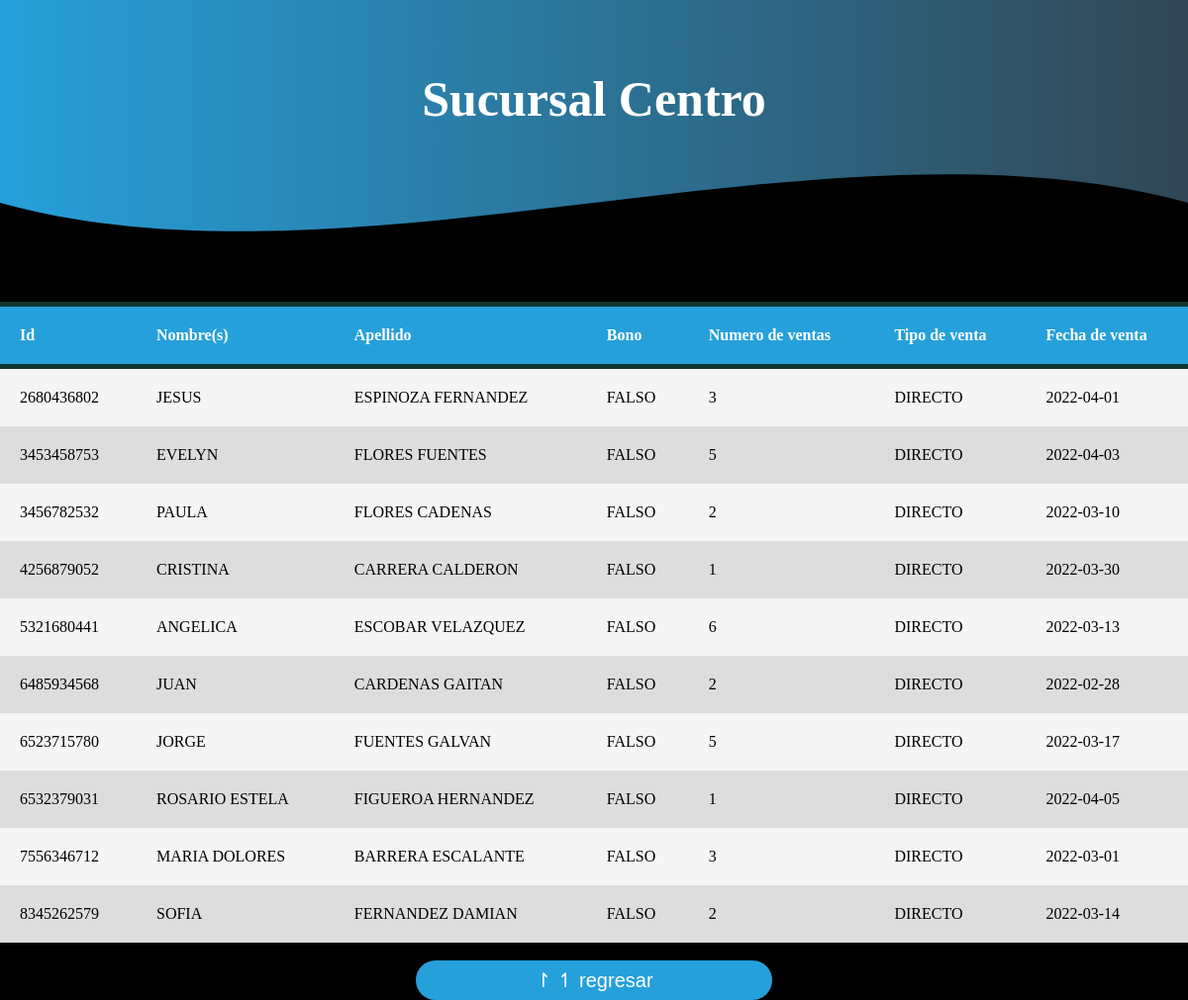
/back.end/centro.php, run on the app's committed database.
### tables this page shows
CREATE TABLE `suc_c` (
  `idTrabajador` bigint(10) NOT NULL,
  `Nombres` varchar(45) DEFAULT NULL,
  `Apellido` varchar(45) DEFAULT NULL,
  `bono` varchar(12) DEFAULT NULL,
  `N_venta` int(5) DEFAULT NULL,
  `T_Venta` varchar(20) DEFAULT NULL,
  `F_Venta` date DEFAULT NULL
);

### back.end/centro.php (the view, shortened to what this page needs)
<?php
    $conectar = new mysqli("localhost","root","","automotriz");
 ?>
<!DOCTYPE html>
<html>
<head>
	<link rel="stylesheet" href="centro.css" type="text/css">
</head>
<header>
    <section class="textos-header">
        <h1>Sucursal Centro</h1>
    </section>
    <div class="wave" style="height: 150px; overflow: hidden;" ><svg viewBox="0 0 500 150" preserveAspectRatio="none" style="height: 100%; width: 100%;"><path d="M0.00,49.98 C149.99,150.00 349.20,-49.98 500.00,49.98 L500.00,150.00 L0.00,150.00 Z" style="stroke: none; fill: #000000;"></path></svg></div>
</header>
<body>
	<div id= "main-container">
		<table>
			<thead>
				<tr>
                    <th>Id</th>
					<th>Nombre(s)</th>
                    <th>Apellido</th>
					<th>Bono</th>
					<th>Numero de ventas</th>
                    <th>Tipo de venta</th>
                    <th>Fecha de venta</th>
				</tr>
			</thead>
            <?php
                $query="SELECT * FROM suc_c";
                $resultado = $conectar->query($query);
                while($row= $resultado -> fetch_assoc()){
            ?>
                <tr>
                    <td><?php echo $row ['idTrabajador'];?></td>
                    <td><?php echo $row ['Nombres'];?></td>
                    <td><?php echo $row ['Apellido'];?></td>
                    <td><?php echo $row ['bono'];?></td>
                    <td><?php echo $row ['N_venta'];?></td>
                    <td><?php echo $row ['T_Venta'];?></td>
                    <td><?php echo $row ['F_Venta'];?></td>
                </tr>
            <?php
                }
            ?>
		</table><br>
        <center><a href="consulta.php"><input class="button"  type="reset" value="↾ ↿ regresar"></a></center>
	</div>
</body>
</html>

### back.end/centro.css (style rules this page uses)
* { margin: 0; padding: 0; box-sizing: border-box; }
body { background-color: #000000; }
table { background-color: whitesmoke; text-align: left; border-collapse: collapse; width: 100%; }
td, th { padding: 20px; }
thead { background-color: #26a0da; color: white; border-bottom: solid 5px #0f362d; }
tr:nth-child(even) { background-color: #ddd; }
header { background-color: gray; color: white; border-bottom: solid 5px #0f362d; }
header { width: 100%; height: 310px; background: #000000; background: -webkit-linear-gradient( to right, #000000, #434343 ); background: linear-gradient( to right, #26a0da, #314755 ); background-size: cover; background-attachment: fixed; position: relative; }
header .textos-header { display: flex; height: 200px; width: 100%; align-items: center; justify-content: center; text-align: center; }
.textos-header h1 { font-size: 50px; color: rgb(255, 255, 255); }
.wave { position: absolute; bottom: 0; width: 100%; }
.button { border: none; outline: none; height: 40px; width: 30%; background: #26a0da; color: rgb(255, 255, 255); font-size: 20px; border-radius: 20px; }

### data on the page
suc_c: idTrabajador "2680436802", Nombres "JESUS", Apellido "ESPINOZA FERNANDEZ", bono "FALSO", N_venta "3", T_Venta "DIRECTO", F_Venta "2022-04-01"
suc_c: idTrabajador "3453458753", Nombres "EVELYN", Apellido "FLORES FUENTES", bono "FALSO", N_venta "5", T_Venta "DIRECTO", F_Venta "2022-04-03"
suc_c: idTrabajador "3456782532", Nombres "PAULA", Apellido "FLORES CADENAS", bono "FALSO", N_venta "2", T_Venta "DIRECTO", F_Venta "2022-03-10"
suc_c: idTrabajador "4256879052", Nombres "CRISTINA", Apellido "CARRERA CALDERON", bono "FALSO", N_venta "1", T_Venta "DIRECTO", F_Venta "2022-03-30"
suc_c: idTrabajador "5321680441", Nombres "ANGELICA", Apellido "ESCOBAR VELAZQUEZ", bono "FALSO", N_venta "6", T_Venta "DIRECTO", F_Venta "2022-03-13"
suc_c: idTrabajador "6485934568", Nombres "JUAN", Apellido "CARDENAS GAITAN", bono "FALSO", N_venta "2", T_Venta "DIRECTO", F_Venta "2022-02-28"
suc_c: idTrabajador "6523715780", Nombres "JORGE", Apellido "FUENTES GALVAN", bono "FALSO", N_venta "5", T_Venta "DIRECTO", F_Venta "2022-03-17"
suc_c: idTrabajador "6532379031", Nombres "ROSARIO ESTELA", Apellido "FIGUEROA HERNANDEZ", bono "FALSO", N_venta "1", T_Venta "DIRECTO", F_Venta "2022-04-05"
suc_c: idTrabajador "7556346712", Nombres "MARIA DOLORES", Apellido "BARRERA ESCALANTE", bono "FALSO", N_venta "3", T_Venta "DIRECTO", F_Venta "2022-03-01"
suc_c: idTrabajador "8345262579", Nombres "SOFIA", Apellido "FERNANDEZ DAMIAN", bono "FALSO", N_venta "2", T_Venta "DIRECTO", F_Venta "2022-03-14"
